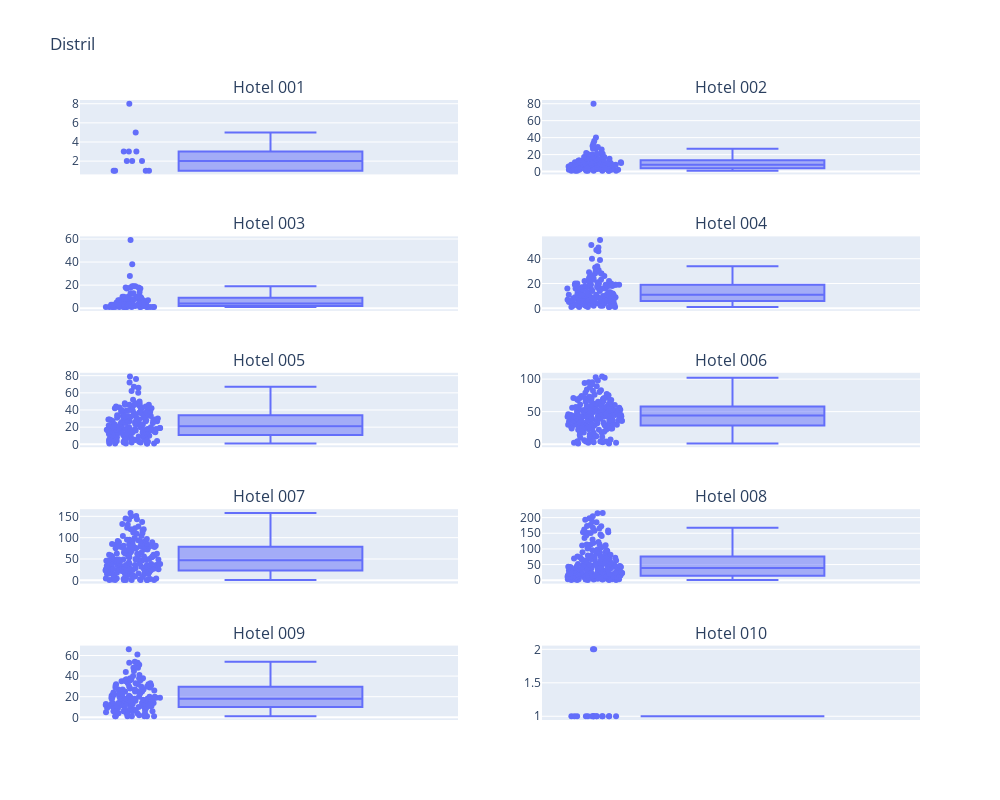

The notebook cell this image was saved under:
### Markdown cell above
We use this diagram to assist with interpreting the boxplot:  ![boxplot-outliers.webp](attachment:95b0aff8-092a-4c55-956f-7f8d9f578f08.webp) This come from the bloog [Towards Data Science](https://towardsdatascience.com/understanding-boxplots-5e2df7bcbd5)
So using that model, there are hotel that have values that are candidate outliers in the time series distribution. Let's try to isolate the box plot and the booking per week per hotel.

### Code cell
import plotly.express as px

hotel_ids = weekly_demand['HotelId'].unique()
rows = (len(hotel_ids) + 1) // 2  # Calculate the number of rows needed
fig = make_subplots(rows=rows, cols=2, subplot_titles=[f'Hotel {hotel_id}' for hotel_id in hotel_ids])
for idx, hotel_id in enumerate(hotel_ids):
    hotel_data = weekly_demand[weekly_demand['HotelId'] == hotel_id]    
    box_plot = px.box(hotel_data, y="BookingCount", points='all')
    for trace in box_plot['data']:
        fig.add_trace(trace, row=(idx // 2) + 1, col=(idx % 2) + 1)
fig.update_layout(height=800, width=1000, showlegend=False, title_text="Distril")
fig.show()

### Figure 1 — Plotly figure (JSON) as saved in the notebook; plotly's stock layout.template omitted (floating-point values rounded to 4 significant figures; data arrays with more than 128 entries replaced by an {"elided": "..."} marker saying what was removed)
{"data": [{"alignmentgroup": "True", "boxpoints": "all", "hovertemplate": "BookingCount=%{y}<extra></extra>", "legendgroup": "", "marker": {"color": "#636efa"}, "name": "", "notched": false, "offsetgroup": "", "orientation": "v", "showlegend": false, "type": "box", "x0": " ", "xaxis": "x", "y": [5, 2, 1, 2, 1, 3, 1, 8, 3, 2, 3, 1], "y0": " ", "yaxis": "y"}, {"alignmentgroup": "True", "boxpoints": "all", "hovertemplate": "BookingCount=%{y}<extra></extra>", "legendgroup": "", "marker": {"color": "#636efa"}, "name": "", "notched": false, "offsetgroup": "", "orientation": "v", "showlegend": false, "type": "box", "x0": " ", "xaxis": "x2", "y": [3, 3, 8, 10, 40, 3, 13, 9, 3, 11, 5, 2, 6, 8, 6, 3, 2, 2, 8, 2, 3, 1, 6, 6, 11, 17, 17, 33, 27, 5, 1, 8, 1, 3, 8, 12, 5, 4, 13, 15, 1, 7, 6, 1, 6, 7, 10, 10, 11, 5, 4, 10, 4, 2, 17, 2, 21, 29, 11, 21, 2, 21, 80, 16, 1, 21, 3, 9, 4, 8, 8, 5, 7, 2, 7, 4, 1, 11, 10, 2, 7, 13, 8, 6, 9, 7, 2, 13, 6, 11, 14, 17, 1, 1, 22, 14, 11, 15, 27, 10, 13, 14, 26, 30, 6, 15, 20, 13, 5, 12, 36, 21, 1, 17, 6, 8, 15], "y0": " ", "yaxis": "y2"}, {"alignmentgroup": "True", "boxpoints": "all", "hovertemplate": "BookingCount=%{y}<extra></extra>", "legendgroup": "", "marker": {"color": "#636efa"}, "name": "", "notched": false, "offsetgroup": "", "orientation": "v", "showlegend": false, "type": "box", "x0": " ", "xaxis": "x3", "y": [13, 14, 17, 6, 1, 4, 10, 4, 18, 3, 10, 8, 7, 9, 3, 3, 18, 1, 6, 7, 4, 6, 7, 13, 19, 8, 19, 38, 59, 28, 8, 10, 17, 7, 4, 19, 3, 10, 5, 6, 18, 3, 8, 3, 1, 4, 1, 2, 1, 1, 2, 2, 1, 2, 10, 4, 10, 2, 1, 7, 5, 1, 3, 5, 1, 2, 3, 3, 1, 5, 5, 1, 2, 1, 1, 1, 1, 3, 2, 1, 1, 1], "y0": " ", "yaxis": "y3"}, {"alignmentgroup": "True", "boxpoints": "all", "hovertemplate": "BookingCount=%{y}<extra></extra>", "legendgroup": "", "marker": {"color": "#636efa"}, "name": "", "notched": false, "offsetgroup": "", "orientation": "v", "showlegend": false, "type": "box", "x0": " ", "xaxis": "x4", "y": {"elided": "136 int values"}, "y0": " ", "yaxis": "y4"}, {"alignmentgroup": "True", "boxpoints": "all", "hovertemplate": "BookingCount=%{y}<extra></extra>", "legendgroup": "", "marker": {"color": "#636efa"}, "name": "", "notched": false, "offsetgroup": "", "orientation": "v", "showlegend": false, "type": "box", "x0": " ", "xaxis": "x5", "y": {"elided": "167 int values"}, "y0": " ", "yaxis": "y5"}, {"alignmentgroup": "True", "boxpoints": "all", "hovertemplate": "BookingCount=%{y}<extra></extra>", "legendgroup": "", "marker": {"color": "#636efa"}, "name": "", "notched": false, "offsetgroup": "", "orientation": "v", "showlegend": false, "type": "box", "x0": " ", "xaxis": "x6", "y": {"elided": "200 int values"}, "y0": " ", "yaxis": "y6"}, {"alignmentgroup": "True", "boxpoints": "all", "hovertemplate": "BookingCount=%{y}<extra></extra>", "legendgroup": "", "marker": {"color": "#636efa"}, "name": "", "notched": false, "offsetgroup": "", "orientation": "v", "showlegend": false, "type": "box", "x0": " ", "xaxis": "x7", "y": {"elided": "175 int values"}, "y0": " ", "yaxis": "y7"}, {"alignmentgroup": "True", "boxpoints": "all", "hovertemplate": "BookingCount=%{y}<extra></extra>", "legendgroup": "", "marker": {"color": "#636efa"}, "name": "", "notched": false, "offsetgroup": "", "orientation": "v", "showlegend": false, "type": "box", "x0": " ", "xaxis": "x8", "y": {"elided": "198 int values"}, "y0": " ", "yaxis": "y8"}, {"alignmentgroup": "True", "boxpoints": "all", "hovertemplate": "BookingCount=%{y}<extra></extra>", "legendgroup": "", "marker": {"color": "#636efa"}, "name": "", "notched": false, "offsetgroup": "", "orientation": "v", "showlegend": false, "type": "box", "x0": " ", "xaxis": "x9", "y": {"elided": "135 int values"}, "y0": " ", "yaxis": "y9"}, {"alignmentgroup": "True", "boxpoints": "all", "hovertemplate": "BookingCount=%{y}<extra></extra>", "legendgroup": "", "marker": {"color": "#636efa"}, "name": "", "notched": false, "offsetgroup": "", "orientation": "v", "showlegend": false, "type": "box", "x0": " ", "xaxis": "x10", "y": [1, 2, 1, 1, 1, 1, 1, 1, 1, 1, 1, 2, 1, 1, 1, 1, 1, 1], "y0": " ", "yaxis": "y10"}], "layout": {"annotations": [{"font": {"size": 16}, "showarrow": false, "text": "Hotel 001", "x": 0.225, "xanchor": "center", "xref": "paper", "y": 1, "yanchor": "bottom", "yref": "paper"}, {"font": {"size": 16}, "showarrow": false, "text": "Hotel 002", "x": 0.775, "xanchor": "center", "xref": "paper", "y": 1, "yanchor": "bottom", "yref": "paper"}, {"font": {"size": 16}, "showarrow": false, "text": "Hotel 003", "x": 0.225, "xanchor": "center", "xref": "paper", "y": 0.78, "yanchor": "bottom", "yref": "paper"}, {"font": {"size": 16}, "showarrow": false, "text": "Hotel 004", "x": 0.775, "xanchor": "center", "xref": "paper", "y": 0.78, "yanchor": "bottom", "yref": "paper"}, {"font": {"size": 16}, "showarrow": false, "text": "Hotel 005", "x": 0.225, "xanchor": "center", "xref": "paper", "y": 0.56, "yanchor": "bottom", "yref": "paper"}, {"font": {"size": 16}, "showarrow": false, "text": "Hotel 006", "x": 0.775, "xanchor": "center", "xref": "paper", "y": 0.56, "yanchor": "bottom", "yref": "paper"}, {"font": {"size": 16}, "showarrow": false, "text": "Hotel 007", "x": 0.225, "xanchor": "center", "xref": "paper", "y": 0.34, "yanchor": "bottom", "yref": "paper"}, {"font": {"size": 16}, "showarrow": false, "text": "Hotel 008", "x": 0.775, "xanchor": "center", "xref": "paper", "y": 0.34, "yanchor": "bottom", "yref": "paper"}, {"font": {"size": 16}, "showarrow": false, "text": "Hotel 009", "x": 0.225, "xanchor": "center", "xref": "paper", "y": 0.12, "yanchor": "bottom", "yref": "paper"}, {"font": {"size": 16}, "showarrow": false, "text": "Hotel 010", "x": 0.775, "xanchor": "center", "xref": "paper", "y": 0.12, "yanchor": "bottom", "yref": "paper"}], "height": 800, "showlegend": false, "title": {"text": "Distril"}, "width": 1000, "xaxis": {"anchor": "y", "autorange": true, "domain": [0, 0.45], "range": [-0.508, 0.5], "type": "category"}, "xaxis10": {"anchor": "y10", "autorange": true, "domain": [0.55, 1], "range": [-0.508, 0.5], "type": "category"}, "xaxis2": {"anchor": "y2", "autorange": true, "domain": [0.55, 1], "range": [-0.508, 0.5], "type": "category"}, "xaxis3": {"anchor": "y3", "autorange": true, "domain": [0, 0.45], "range": [-0.508, 0.5], "type": "category"}, "xaxis4": {"anchor": "y4", "autorange": true, "domain": [0.55, 1], "range": [-0.508, 0.5], "type": "category"}, "xaxis5": {"anchor": "y5", "autorange": true, "domain": [0, 0.45], "range": [-0.508, 0.5], "type": "category"}, "xaxis6": {"anchor": "y6", "autorange": true, "domain": [0.55, 1], "range": [-0.508, 0.5], "type": "category"}, "xaxis7": {"anchor": "y7", "autorange": true, "domain": [0, 0.45], "range": [-0.508, 0.5], "type": "category"}, "xaxis8": {"anchor": "y8", "autorange": true, "domain": [0.55, 1], "range": [-0.508, 0.5], "type": "category"}, "xaxis9": {"anchor": "y9", "autorange": true, "domain": [0, 0.45], "range": [-0.508, 0.5], "type": "category"}, "yaxis": {"anchor": "x", "autorange": true, "domain": [0.88, 1], "range": [0.6111, 8.389], "type": "linear"}, "yaxis10": {"anchor": "x10", "autorange": true, "domain": [0, 0.12], "range": [0.9444, 2.056], "type": "linear"}, "yaxis2": {"anchor": "x2", "autorange": true, "domain": [0.88, 1], "range": [-3.389, 84.39], "type": "linear"}, "yaxis3": {"anchor": "x3", "autorange": true, "domain": [0.66, 0.78], "range": [-2.222, 62.22], "type": "linear"}, "yaxis4": {"anchor": "x4", "autorange": true, "domain": [0.66, 0.78], "range": [-2, 58], "type": "linear"}, "yaxis5": {"anchor": "x5", "autorange": true, "domain": [0.44, 0.56], "range": [-3.333, 83.33], "type": "linear"}, "yaxis6": {"anchor": "x6", "autorange": true, "domain": [0.44, 0.56], "range": [-4.722, 109.7], "type": "linear"}, "yaxis7": {"anchor": "x7", "autorange": true, "domain": [0.22, 0.34], "range": [-7.722, 166.7], "type": "linear"}, "yaxis8": {"anchor": "x8", "autorange": true, "domain": [0.22, 0.34], "range": [-10.89, 226.9], "type": "linear"}, "yaxis9": {"anchor": "x9", "autorange": true, "domain": [0, 0.12], "range": [-2.611, 69.61], "type": "linear"}}}
